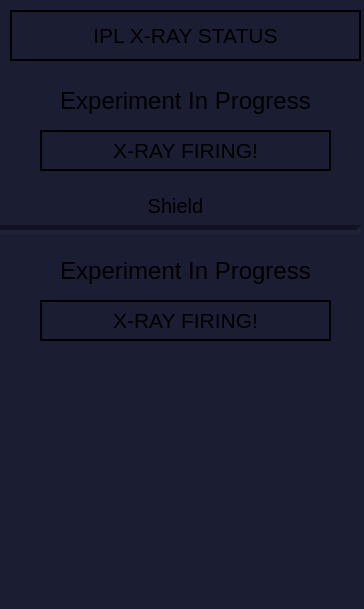
<?xml version="1.0" encoding="UTF-8"?>
<ui version="4.0">
 <class>MainWindow</class>
 <widget class="QMainWindow" name="MainWindow">
  <property name="geometry">
   <rect>
    <x>0</x>
    <y>0</y>
    <width>364</width>
    <height>609</height>
   </rect>
  </property>
  <property name="windowTitle">
   <string>Detector Controller</string>
  </property>
  <property name="styleSheet">
   <string notr="true">background-color: rgb(27, 29, 50);</string>
  </property>
  <widget class="QWidget" name="centralwidget">
   <widget class="caLabel" name="calabel_24">
    <property name="geometry">
     <rect>
      <x>10</x>
      <y>10</y>
      <width>351</width>
      <height>51</height>
     </rect>
    </property>
    <property name="font">
     <font>
      <pointsize>16</pointsize>
     </font>
    </property>
    <property name="frameShape">
     <enum>QFrame::Panel</enum>
    </property>
    <property name="frameShadow">
     <enum>QFrame::Plain</enum>
    </property>
    <property name="lineWidth">
     <number>2</number>
    </property>
    <property name="midLineWidth">
     <number>4</number>
    </property>
    <property name="text">
     <string>IPL X-RAY STATUS</string>
    </property>
    <property name="alignment">
     <set>Qt::AlignCenter</set>
    </property>
    <property name="foreground">
     <color>
      <red>85</red>
      <green>170</green>
      <blue>255</blue>
     </color>
    </property>
    <property name="background">
     <color alpha="0">
      <red>160</red>
      <green>160</green>
      <blue>164</blue>
     </color>
    </property>
   </widget>
   <widget class="caStripPlot" name="castripplot">
    <property name="geometry">
     <rect>
      <x>10</x>
      <y>360</y>
      <width>351</width>
      <height>221</height>
     </rect>
    </property>
    <property name="font">
     <font>
      <family>Arial</family>
      <weight>50</weight>
      <bold>false</bold>
     </font>
    </property>
    <property name="contextMenuPolicy">
     <enum>Qt::DefaultContextMenu</enum>
    </property>
    <property name="autoFillBackground">
     <bool>false</bool>
    </property>
    <property name="styleSheet">
     <string notr="true">background-color: rgb(27, 29, 50);
color: rgb(255, 255, 255);</string>
    </property>
    <property name="TitleX">
     <string notr="true">Time</string>
    </property>
    <property name="TitleY">
     <string notr="true">kVp</string>
    </property>
    <property name="channels" stdset="0">
     <string notr="true">srxr2:GKVP.VAL: Middle Room;srxr:GKVP.VAL: Back Room</string>
    </property>
    <property name="period">
     <double>60.000000000000000</double>
    </property>
    <property name="YaxisScalingMax_1" stdset="0">
     <enum>caStripPlot::User</enum>
    </property>
    <property name="YaxisScalingMin_1" stdset="0">
     <enum>caStripPlot::User</enum>
    </property>
    <property name="color_1">
     <color>
      <red>255</red>
      <green>0</green>
      <blue>0</blue>
     </color>
    </property>
    <property name="YaxisScalingMax_2" stdset="0">
     <enum>caStripPlot::User</enum>
    </property>
    <property name="YaxisScalingMin_2" stdset="0">
     <enum>caStripPlot::User</enum>
    </property>
    <property name="color_2">
     <color>
      <red>255</red>
      <green>255</green>
      <blue>255</blue>
     </color>
    </property>
    <property name="YaxisScalingMax_3" stdset="0">
     <enum>caStripPlot::User</enum>
    </property>
    <property name="YaxisScalingMin_3" stdset="0">
     <enum>caStripPlot::User</enum>
    </property>
    <property name="foreground">
     <color>
      <red>85</red>
      <green>170</green>
      <blue>255</blue>
     </color>
    </property>
    <property name="scaleColor">
     <color>
      <red>255</red>
      <green>255</green>
      <blue>255</blue>
     </color>
    </property>
    <property name="grid">
     <bool>true</bool>
    </property>
    <property name="gridColor">
     <color>
      <red>255</red>
      <green>255</green>
      <blue>255</blue>
     </color>
    </property>
    <property name="LegendEnabled">
     <bool>true</bool>
    </property>
   </widget>
   <widget class="caLabel" name="calabel_7">
    <property name="geometry">
     <rect>
      <x>30</x>
      <y>80</y>
      <width>311</width>
      <height>41</height>
     </rect>
    </property>
    <property name="font">
     <font>
      <pointsize>18</pointsize>
     </font>
    </property>
    <property name="text">
     <string>Experiment In Progress</string>
    </property>
    <property name="alignment">
     <set>Qt::AlignCenter</set>
    </property>
    <property name="foreground">
     <color>
      <red>255</red>
      <green>170</green>
      <blue>0</blue>
     </color>
    </property>
    <property name="background">
     <color alpha="0">
      <red>160</red>
      <green>160</green>
      <blue>164</blue>
     </color>
    </property>
    <property name="visibility">
     <enum>caLabel::IfZero</enum>
    </property>
    <property name="channel" stdset="0">
     <string notr="true">srxr2:RDY</string>
    </property>
   </widget>
   <widget class="caLabel" name="calabel_26">
    <property name="geometry">
     <rect>
      <x>40</x>
      <y>130</y>
      <width>291</width>
      <height>41</height>
     </rect>
    </property>
    <property name="font">
     <font>
      <pointsize>16</pointsize>
      <weight>50</weight>
      <bold>false</bold>
     </font>
    </property>
    <property name="frameShape">
     <enum>QFrame::Box</enum>
    </property>
    <property name="lineWidth">
     <number>2</number>
    </property>
    <property name="text">
     <string>X-RAY FIRING!</string>
    </property>
    <property name="alignment">
     <set>Qt::AlignCenter</set>
    </property>
    <property name="foreground">
     <color>
      <red>255</red>
      <green>0</green>
      <blue>0</blue>
     </color>
    </property>
    <property name="background">
     <color alpha="0">
      <red>160</red>
      <green>160</green>
      <blue>164</blue>
     </color>
    </property>
    <property name="visibility">
     <enum>caLabel::Calc</enum>
    </property>
    <property name="visibilityCalc">
     <string notr="true">A=0&amp;&amp;B=0</string>
    </property>
    <property name="channel" stdset="0">
     <string notr="true">srxr2:FIRING.VAL</string>
    </property>
    <property name="channelB">
     <string notr="true">srxr2:RDY.VAL</string>
    </property>
   </widget>
   <widget class="caLabel" name="calabel_27">
    <property name="geometry">
     <rect>
      <x>40</x>
      <y>300</y>
      <width>291</width>
      <height>41</height>
     </rect>
    </property>
    <property name="font">
     <font>
      <pointsize>16</pointsize>
     </font>
    </property>
    <property name="frameShape">
     <enum>QFrame::Box</enum>
    </property>
    <property name="lineWidth">
     <number>2</number>
    </property>
    <property name="text">
     <string>X-RAY FIRING!</string>
    </property>
    <property name="alignment">
     <set>Qt::AlignCenter</set>
    </property>
    <property name="foreground">
     <color>
      <red>255</red>
      <green>0</green>
      <blue>0</blue>
     </color>
    </property>
    <property name="background">
     <color alpha="0">
      <red>160</red>
      <green>160</green>
      <blue>164</blue>
     </color>
    </property>
    <property name="visibility">
     <enum>caLabel::Calc</enum>
    </property>
    <property name="visibilityCalc">
     <string notr="true">(A=0&amp;&amp;B=0) || C=1</string>
    </property>
    <property name="channel" stdset="0">
     <string notr="true">srxr:FIRING.VAL</string>
    </property>
    <property name="channelB">
     <string notr="true">srxr:RDY.VAL</string>
    </property>
    <property name="channelC">
     <string notr="true">cpiSync:RadPrepOut</string>
    </property>
   </widget>
   <widget class="caLabel" name="calabel_13">
    <property name="geometry">
     <rect>
      <x>40</x>
      <y>80</y>
      <width>291</width>
      <height>41</height>
     </rect>
    </property>
    <property name="font">
     <font>
      <pointsize>19</pointsize>
     </font>
    </property>
    <property name="text">
     <string>IDLE</string>
    </property>
    <property name="alignment">
     <set>Qt::AlignCenter</set>
    </property>
    <property name="foreground">
     <color>
      <red>0</red>
      <green>0</green>
      <blue>255</blue>
     </color>
    </property>
    <property name="background">
     <color alpha="0">
      <red>160</red>
      <green>160</green>
      <blue>164</blue>
     </color>
    </property>
    <property name="visibility">
     <enum>caLabel::IfNotZero</enum>
    </property>
    <property name="channel" stdset="0">
     <string notr="true">srxr2:RDY</string>
    </property>
   </widget>
   <widget class="caLabel" name="calabel_5">
    <property name="geometry">
     <rect>
      <x>70</x>
      <y>190</y>
      <width>211</width>
      <height>31</height>
     </rect>
    </property>
    <property name="font">
     <font>
      <pointsize>15</pointsize>
     </font>
    </property>
    <property name="text">
     <string>Shield</string>
    </property>
    <property name="alignment">
     <set>Qt::AlignCenter</set>
    </property>
    <property name="foreground">
     <color>
      <red>85</red>
      <green>255</green>
      <blue>0</blue>
     </color>
    </property>
    <property name="background">
     <color alpha="0">
      <red>160</red>
      <green>160</green>
      <blue>164</blue>
     </color>
    </property>
   </widget>
   <widget class="Line" name="line">
    <property name="geometry">
     <rect>
      <x>-10</x>
      <y>220</y>
      <width>371</width>
      <height>20</height>
     </rect>
    </property>
    <property name="frameShadow">
     <enum>QFrame::Sunken</enum>
    </property>
    <property name="lineWidth">
     <number>5</number>
    </property>
    <property name="orientation">
     <enum>Qt::Horizontal</enum>
    </property>
   </widget>
   <widget class="caLabel" name="calabel_14">
    <property name="geometry">
     <rect>
      <x>40</x>
      <y>250</y>
      <width>291</width>
      <height>41</height>
     </rect>
    </property>
    <property name="font">
     <font>
      <pointsize>19</pointsize>
     </font>
    </property>
    <property name="text">
     <string>IDLE</string>
    </property>
    <property name="alignment">
     <set>Qt::AlignCenter</set>
    </property>
    <property name="foreground">
     <color>
      <red>0</red>
      <green>0</green>
      <blue>255</blue>
     </color>
    </property>
    <property name="background">
     <color alpha="0">
      <red>160</red>
      <green>160</green>
      <blue>164</blue>
     </color>
    </property>
    <property name="visibility">
     <enum>caLabel::IfNotZero</enum>
    </property>
    <property name="channel" stdset="0">
     <string notr="true">srxr2:RDY</string>
    </property>
   </widget>
   <widget class="caLabel" name="calabel_8">
    <property name="geometry">
     <rect>
      <x>30</x>
      <y>250</y>
      <width>311</width>
      <height>41</height>
     </rect>
    </property>
    <property name="font">
     <font>
      <pointsize>18</pointsize>
     </font>
    </property>
    <property name="text">
     <string>Experiment In Progress</string>
    </property>
    <property name="alignment">
     <set>Qt::AlignCenter</set>
    </property>
    <property name="foreground">
     <color>
      <red>255</red>
      <green>170</green>
      <blue>0</blue>
     </color>
    </property>
    <property name="background">
     <color alpha="0">
      <red>160</red>
      <green>160</green>
      <blue>164</blue>
     </color>
    </property>
    <property name="visibility">
     <enum>caLabel::IfZero</enum>
    </property>
    <property name="channel" stdset="0">
     <string notr="true">srxr2:RDY</string>
    </property>
   </widget>
   <zorder>calabel_13</zorder>
   <zorder>calabel_24</zorder>
   <zorder>castripplot</zorder>
   <zorder>calabel_7</zorder>
   <zorder>calabel_26</zorder>
   <zorder>calabel_27</zorder>
   <zorder>calabel_5</zorder>
   <zorder>line</zorder>
   <zorder>calabel_14</zorder>
   <zorder>calabel_8</zorder>
  </widget>
 </widget>
 <customwidgets>
  <customwidget>
   <class>caLabel</class>
   <extends>QLabel</extends>
   <header>caLabel</header>
  </customwidget>
  <customwidget>
   <class>caStripPlot</class>
   <extends>QwtPlot</extends>
   <header>caStripPlot</header>
  </customwidget>
  <customwidget>
   <class>QwtPlot</class>
   <extends>QFrame</extends>
   <header>qwt_plot.h</header>
  </customwidget>
 </customwidgets>
 <resources/>
 <connections/>
</ui>
